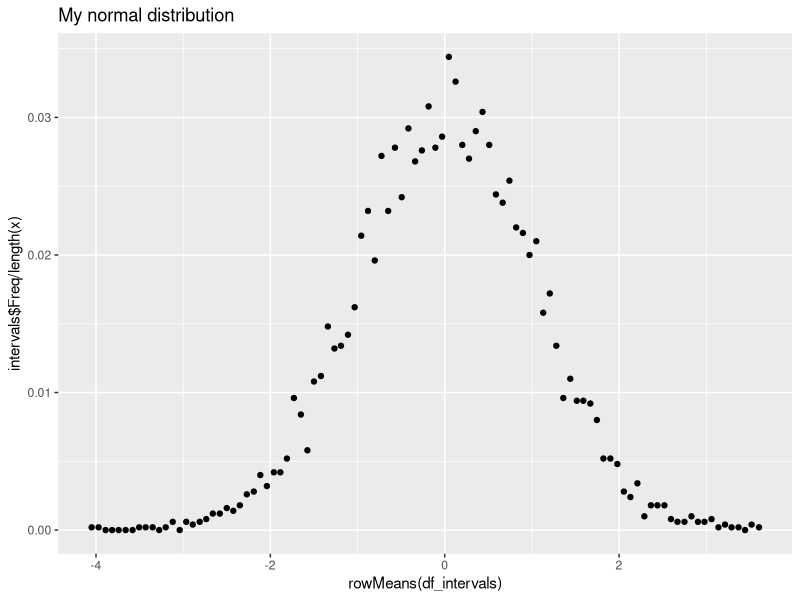

Here is the R script that generated this plot:
cut_borders <- function(x) {
  pattern <- "(\\(|\\[)(-*[0-9]+\\.*[0-9]*),(-*[0-9]+\\.*[0-9]*)(\\)|\\])"

  start <- as.numeric(gsub(pattern, "\\2", x))
  end <- as.numeric(gsub(pattern, "\\3", x))

  data.frame(start, end)
}

library(ggplot2)

myfunc <- function(x, k = 10) {
  if (!is.vector(x)) return(NULL)
  xmin <- min(x)
  xmax <- max(x)
  sequntial <- seq(xmin, xmax, length.out = k)
  # chunked <- as.data.frame(sequntial)
  intervals <- as.data.frame(table(cut(x, b = k), dnn = list("Interval")))
  df_intervals <- cut_borders(intervals$Interval)

  # veclens <- as.vector(sapply(chunked, length))
  # vecmeans <- as.vector(sapply(chunked, mean))
  # vecmeansdivided <- as.vector(sapply(veclens, function(item) { item / length(x)} ))

  qplot(rowMeans(df_intervals), intervals$Freq / length(x), main = "My normal distribution")
}

# chunk <- function(x, n)
# {
#   f <- sort(rep(1:(trunc(length(x) / n) + 1), n))[seq_along(x)]
#   return(split(x, f))
# }

myfunc(rnorm(5000, mean = 0, sd = 1), 100)

